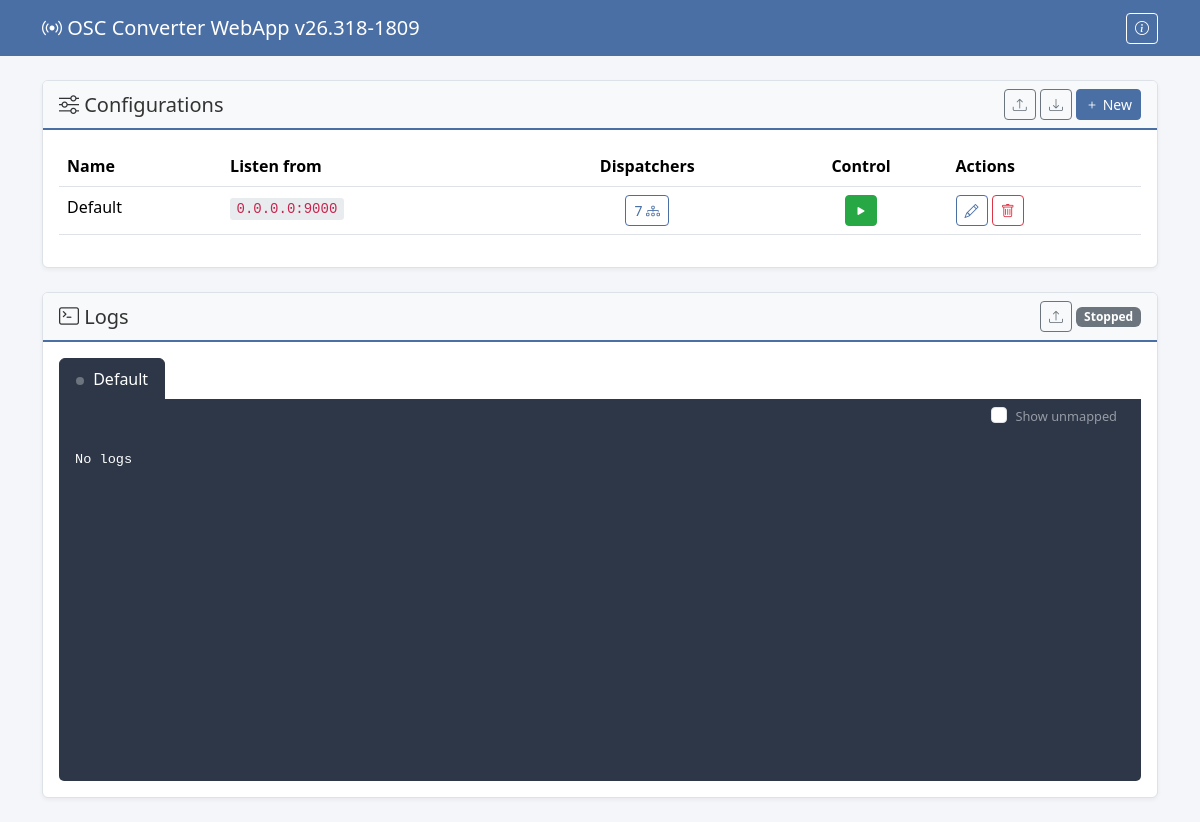
Before: / with the older database file.
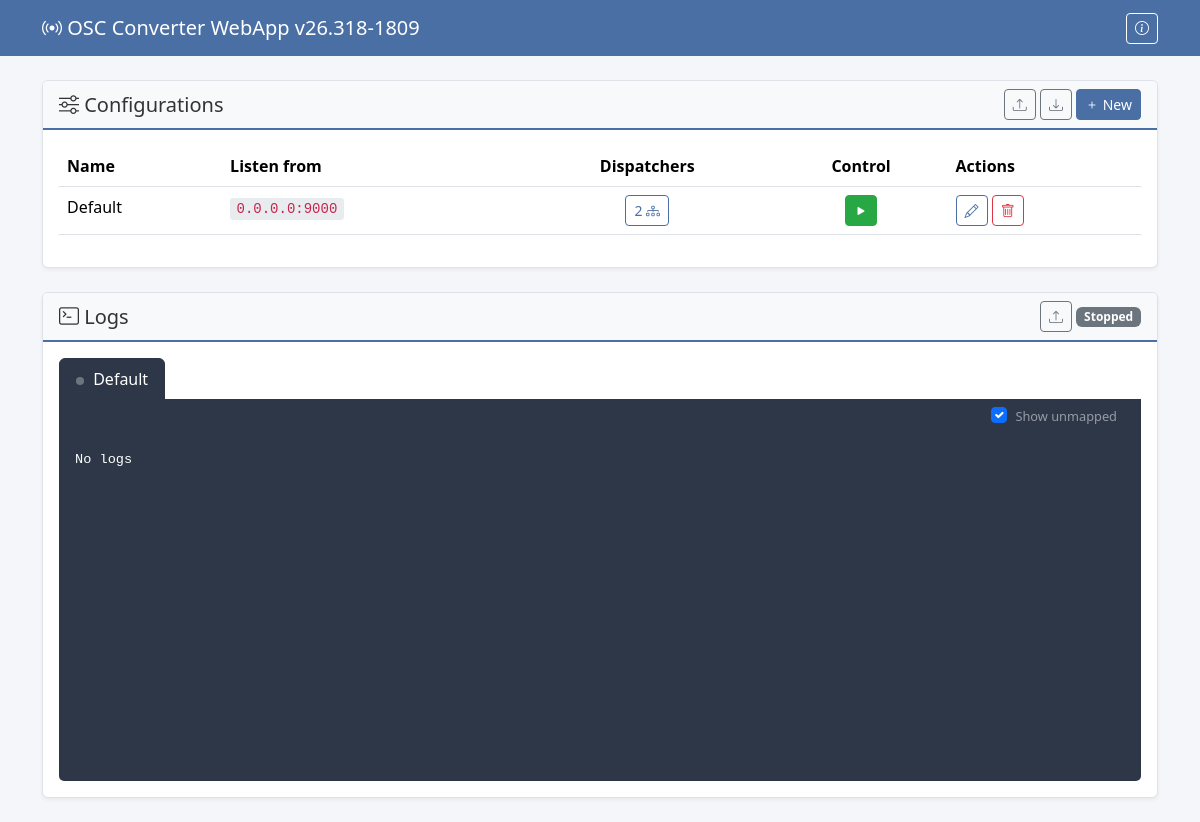
After: the same page with the newer database file.
### osc_converter_webapp/main/models.py (models this page shows, shortened)
class OSCConfig(models.Model):
    name = models.CharField(max_length=100, default="Default", verbose_name="Nom")
    rx_ip = models.GenericIPAddressField(default="0.0.0.0", verbose_name="IP RX (écoute)")
    rx_port = models.PositiveIntegerField(default=9000, verbose_name="Port RX")
    auto_start = models.BooleanField(default=False, verbose_name="Auto-start")
    show_unmapped = models.BooleanField(default=False, verbose_name="Show unmapped logs")
    created_at = models.DateTimeField(auto_now_add=True)
    updated_at = models.DateTimeField(auto_now=True)
    class Meta:
        verbose_name = "Configuration OSC"
        verbose_name_plural = "Configurations OSC"

### osc_converter_webapp/main/views.py (the view)
# urls.py: path('', views.dashboard, name='dashboard'),
def dashboard(request):
    configs = OSCConfig.objects.annotate(dispatcher_count=Count('dispatchers'))
    status = osc_service.get_status()
    running_configs = status['running_configs']
    return render(request, 'main/dashboard.html', {
        'configs': configs,
        'status': status,
        'running_configs': running_configs,
    })

### osc_converter_webapp/main/context_processors.py (called while the page is built)
def app_version(request):
    return {
        'APP_VERSION': settings.APP_VERSION,
        'DEVELOPER_NAME': getattr(settings, 'DEVELOPER_NAME', ''),
        'DEVELOPER_EMAIL': getattr(settings, 'DEVELOPER_EMAIL', ''),
        'DEVELOPER_GITHUB': getattr(settings, 'DEVELOPER_GITHUB', ''),
    }

### osc_converter_webapp/main/osc_service.py (called while the page is built)
    def _tail(self, logs, n=20):
        return logs[-n:] if logs else []

    def get_running_configs(self):
        return list(self.servers.keys())

    def get_status(self):
        logs_by_config = {pk: self._tail(logs) for pk, logs in self.log_messages.items()}
        global_logs = self._tail(self.global_logs)
        return {
            'running_configs': self.get_running_configs(),
            'logs_by_config': logs_by_config,
            'global_logs': global_logs,
            'logs': global_logs,
        }

### osc_converter_webapp/main/templates/main/dashboard.html (shortened to what the changed rows need)
{% extends 'main/base.html' %}
{% block content %}
<div class="card mb-4">
    <div class="card-body">
        <div class="table-responsive">
            <table class="table table-hover">
                <thead>
                    <tr>
                        <th>Name</th>
                        <th>Listen from</th>
                        <th class="text-center">Dispatchers</th>
                        <th class="text-center">Control</th>
                        <th>Actions</th>
                    </tr>
                </thead>
                <tbody>
                    {% for cfg in configs %}
                    <tr>
                        <td>{{ cfg.name }}</td>
                        <td><code>{{ cfg.rx_ip }}:{{ cfg.rx_port }}</code></td>
                        <td class="text-center">
                            <a href="{% url 'dispatchers' cfg.pk %}" class="btn btn-sm btn-outline-primary">
                                {{ cfg.dispatcher_count }} <i class="bi bi-diagram-3"></i>
                            </a>
                        </td>
                        <td class="text-center">
                            {% if cfg.pk in running_configs %}
                                <form method="post" action="{% url 'service_stop_config' cfg.pk %}" class="d-inline">
                                    {% csrf_token %}
                                    <button type="submit" class="btn btn-sm btn-warning" data-bs-toggle="tooltip" title="Stop">
                                        <i class="bi bi-stop-fill"></i>
                                    </button>
                                </form>
                                <form method="post" action="{% url 'service_restart_config' cfg.pk %}" class="d-inline">
                                    {% csrf_token %}
                                    <button type="submit" class="btn btn-sm btn-primary" data-bs-toggle="tooltip" title="Restart">
                                        <i class="bi bi-arrow-clockwise"></i>
                                    </button>
                                </form>
                            {% else %}
                                <form method="post" action="{% url 'service_start_config' cfg.pk %}" class="d-inline">
                                    <button type="submit" class="btn btn-sm btn-success" data-bs-toggle="tooltip" title="Start">
                                        <i class="bi bi-play-fill"></i>
                                    </button>
                                </form>
                            {% endif %}
                        </td>
                        <td>
                            <button type="button" class="btn btn-sm btn-outline-primary" onclick="openConfigModal({{ cfg.pk }})" data-bs-toggle="tooltip" title="Edit">
                                <i class="bi bi-pencil"></i>
                            </button>
                            <form method="post" action="{% url 'config_delete' cfg.pk %}" class="d-inline">
                                <button type="submit" class="btn btn-sm btn-outline-danger" data-bs-toggle="tooltip" title="Delete">
                                    <i class="bi bi-trash"></i>
                                </button>
                            </form>
                        </td>
                    </tr>
                    {% empty %}
                    <tr>
                        <td colspan="5" class="text-center text-muted">No configuration</td>
                    </tr>
                    {% endfor %}
                </tbody>
            </table>
        </div>
    </div>
</div>
<div class="card mb-4">
    <div class="card-body">
        <ul class="nav nav-tabs" id="logTabs" role="tablist">
            {% for cfg in configs %}
            <li class="nav-item" role="presentation">
                <button class="nav-link {% if forloop.first %}active{% endif %}" id="tab-{{ cfg.pk }}" data-bs-toggle="tab" data-bs-target="#logs-{{ cfg.pk }}" type="button" role="tab" aria-controls="logs-{{ cfg.pk }}" aria-selected="{% if forloop.first %}true{% else %}false{% endif %}" onclick="clearNewLogsBadge({{ cfg.pk }})">
                    <span class="config-status-dot" id="status-dot-{{ cfg.pk }}" style="background-color: {% if cfg.pk in running_configs %}#28a745{% else %}#6c757d{% endif %};"></span>
                    {{ cfg.name }}
                </button>
            </li>
            {% endfor %}
        </ul>
        <div class="d-flex justify-content-end py-1 px-2 log-controls">
            <div class="form-check form-check-inline mb-0">
                <input class="form-check-input" type="checkbox" id="showUnmapped">
                <label class="form-check-label text-white-50 show-unmapped-label" for="showUnmapped">Show unmapped</label>
            </div>
        </div>
        <div class="tab-content" id="logTabsContent">
            {% for cfg in configs %}
            <div class="tab-pane fade {% if forloop.first %}show active{% endif %}" id="logs-{{ cfg.pk }}" role="tabpanel" aria-labelledby="tab-{{ cfg.pk }}">
                <div class="log-container" id="log-container-{{ cfg.pk }}">
                </div>
            </div>
            {% empty %}
            <div class="log-container">
                <div class="log-entry">No configuration available</div>
            </div>
            {% endfor %}
        </div>
    </div>
</div>
{% endblock %}

Changed rows visible on the page:
changed OSCConfig "Default": dispatcher_count "7" → "2"
Other visible differences:
form field value: "☐" → "☑"
